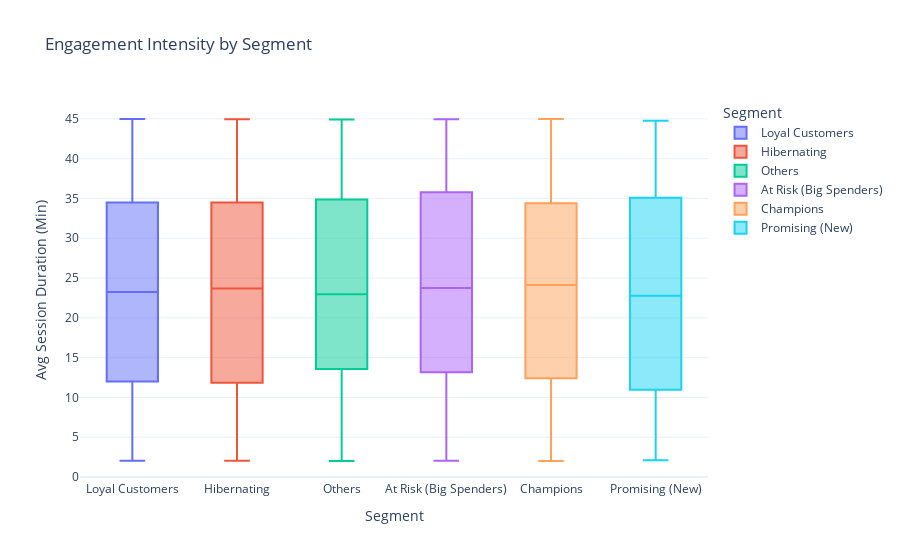

The notebook cell saved with this chart:
### Markdown cell above
## 3. Behavioral Deep Dive
Comparing engagement metrics across segments to understand the 'Why' behind the 'Who'.

### Code cell
# Load behavioral logs and merge with segments
behavior = pd.read_csv('../data/behavior_logs.csv')
merged = rfm.merge(behavior, on='customer_id')

fig = px.box(merged, x='Segment', y='avg_session_duration', 
             color='Segment', title='Engagement Intensity by Segment',
             labels={'avg_session_duration': 'Avg Session Duration (Min)'})
fig.show()

### Figure 1 — Plotly figure (JSON) as saved in the notebook; plotly's stock layout.template omitted (floating-point values rounded to 4 significant figures; data arrays with more than 128 entries replaced by an {"elided": "..."} marker saying what was removed)
{"data": [{"alignmentgroup": "True", "hovertemplate": "Segment=%{x}<br>Avg Session Duration (Min)=%{y}<extra></extra>", "legendgroup": "Loyal Customers", "marker": {"color": "#636efa"}, "name": "Loyal Customers", "notched": false, "offsetgroup": "Loyal Customers", "orientation": "v", "showlegend": true, "type": "box", "x": {"elided": "642 str values"}, "x0": " ", "xaxis": "x", "y": {"elided": "642 float values"}, "y0": " ", "yaxis": "y"}, {"alignmentgroup": "True", "hovertemplate": "Segment=%{x}<br>Avg Session Duration (Min)=%{y}<extra></extra>", "legendgroup": "Hibernating", "marker": {"color": "#EF553B"}, "name": "Hibernating", "notched": false, "offsetgroup": "Hibernating", "orientation": "v", "showlegend": true, "type": "box", "x": {"elided": "690 str values"}, "x0": " ", "xaxis": "x", "y": {"elided": "690 float values"}, "y0": " ", "yaxis": "y"}, {"alignmentgroup": "True", "hovertemplate": "Segment=%{x}<br>Avg Session Duration (Min)=%{y}<extra></extra>", "legendgroup": "Others", "marker": {"color": "#00cc96"}, "name": "Others", "notched": false, "offsetgroup": "Others", "orientation": "v", "showlegend": true, "type": "box", "x": {"elided": "433 str values"}, "x0": " ", "xaxis": "x", "y": {"elided": "433 float values"}, "y0": " ", "yaxis": "y"}, {"alignmentgroup": "True", "hovertemplate": "Segment=%{x}<br>Avg Session Duration (Min)=%{y}<extra></extra>", "legendgroup": "At Risk (Big Spenders)", "marker": {"color": "#ab63fa"}, "name": "At Risk (Big Spenders)", "notched": false, "offsetgroup": "At Risk (Big Spenders)", "orientation": "v", "showlegend": true, "type": "box", "x": {"elided": "273 str values"}, "x0": " ", "xaxis": "x", "y": {"elided": "273 float values"}, "y0": " ", "yaxis": "y"}, {"alignmentgroup": "True", "hovertemplate": "Segment=%{x}<br>Avg Session Duration (Min)=%{y}<extra></extra>", "legendgroup": "Champions", "marker": {"color": "#FFA15A"}, "name": "Champions", "notched": false, "offsetgroup": "Champions", "orientation": "v", "showlegend": true, "type": "box", "x": {"elided": "659 str values"}, "x0": " ", "xaxis": "x", "y": {"elided": "659 float values"}, "y0": " ", "yaxis": "y"}, {"alignmentgroup": "True", "hovertemplate": "Segment=%{x}<br>Avg Session Duration (Min)=%{y}<extra></extra>", "legendgroup": "Promising (New)", "marker": {"color": "#19d3f3"}, "name": "Promising (New)", "notched": false, "offsetgroup": "Promising (New)", "orientation": "v", "showlegend": true, "type": "box", "x": {"elided": "303 str values"}, "x0": " ", "xaxis": "x", "y": {"elided": "303 float values"}, "y0": " ", "yaxis": "y"}], "layout": {"boxmode": "overlay", "legend": {"title": {"text": "Segment"}, "tracegroupgap": 0}, "title": {"text": "Engagement Intensity by Segment"}, "xaxis": {"anchor": "y", "categoryarray": ["Loyal Customers", "Hibernating", "Others", "At Risk (Big Spenders)", "Champions", "Promising (New)"], "categoryorder": "array", "domain": [0, 1], "title": {"text": "Segment"}}, "yaxis": {"anchor": "x", "domain": [0, 1], "title": {"text": "Avg Session Duration (Min)"}}}}
